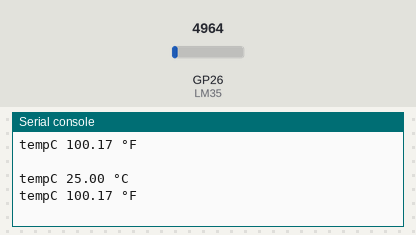
Simulated run of this program. Board: Raspberry Pi Pico running MicroPython. Shown: the last lines printed to the serial console. Inputs (shaded band) come from the test bench; at power-on: GP26 (LM35) = 4964 (analog values on the 0–65535 scale).

Above: at 1.2 s.
1.3 s: GP26 (LM35) set to 5956
At 1.9 s:
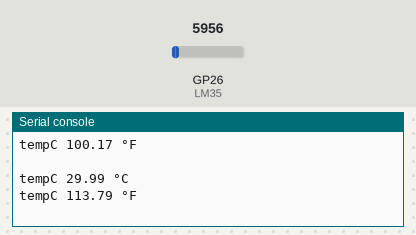
2.8 s: GP26 (LM35) set to 6949
At 3.4 s:
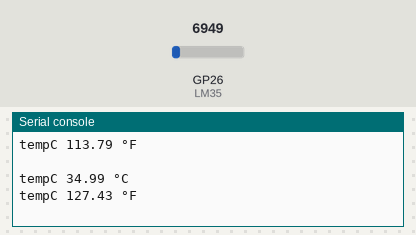
Timing chart, 0 to 5.8 s (numbered marks = the images above; inputs shaded):
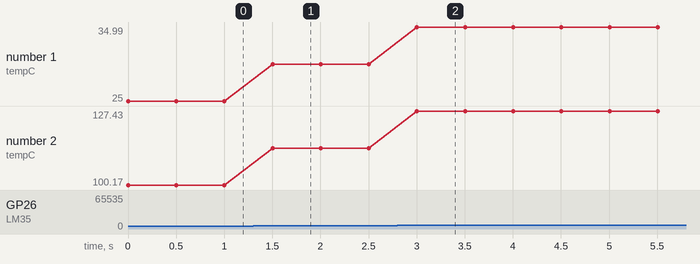

The program:

pico_LM35.py
```python
from machine import ADC, Pin
from time import sleep

LM35 = ADC(Pin(26))

while True:
    reading = LM35.read_u16()
    voltage = (reading / 65535) * 3.3
    tempC = voltage*100
    tempF = (tempC*9.0/3.3)+32.0

    print("tempC", "%.2f" % tempC, "\xB0C")
    print("tempC", "%.2f" % tempF, "\xB0F")
    print("")
    sleep(0.5)
```

Measured:
- after the input at 1.3 s, the serial console: prints a new line after 0.20 s (image 1)
- after the input at 2.8 s, the serial console: prints a new line after 0.20 s (image 2)
- plotted number 1: 25 → 29.99 after the input at 1.3 s, 29.99 → 34.99 after the input at 2.8 s
- plotted number 2: 100.17 → 113.79 after the input at 1.3 s, 113.79 → 127.43 after the input at 2.8 s
